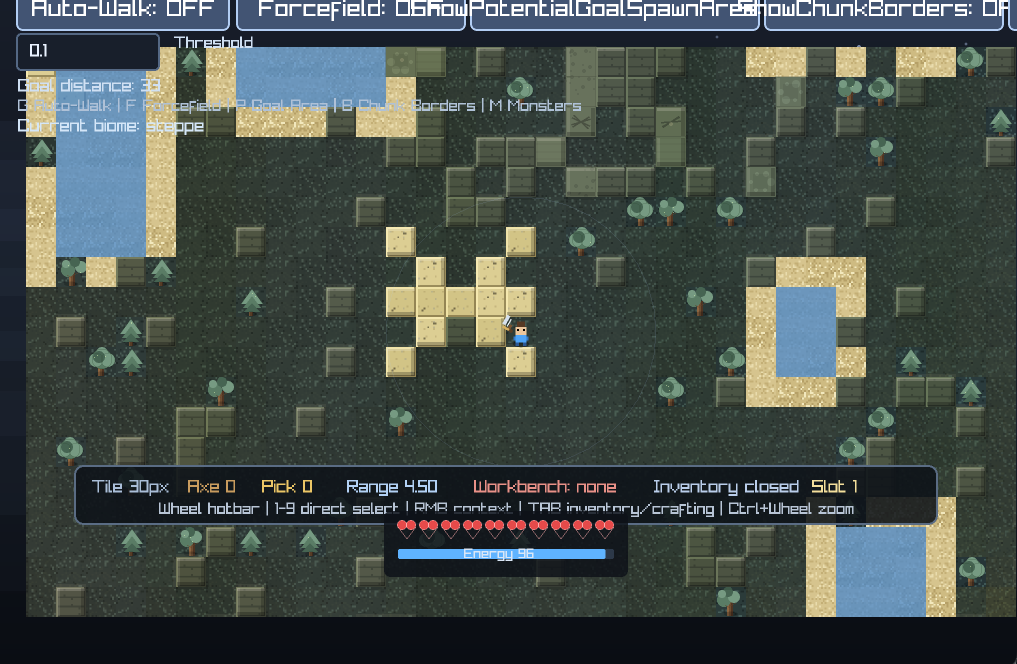
#> input picture docs/figures/fig_game_real.png, 2034 x 1328 px, found by its file name (shown at 1/2 size)
$ python postprocess_screenshots.py
#> lines starting #> are read from the running program, lines starting #| are printed output that depends on the picture
"""Nachbearbeitung realer Screenshots fuer die Dokumentation.

fig_game_real.png (C++-Client): Der obere Debug-Overlay-Streifen (Auto-Walk/
Forcefield-Buttons mit ueberlappenden Labels, Goal-Distance/Biome-Debugtext)
wird abgeschnitten -- er zeigt Entwickler-Debugoutput, nicht die reguläre
Spieler-UI -- und die HUD-Leiste (Werkzeuge, Leben, Energie) als vergroesserter
Callout unten angehaengt.

fig_livemap.png (Live-Dashboard): Die Karte des Agenten A0 wird als Callout
vergroessert, da alle vier Agenten-Minimaps im Original sehr klein sind.

Beide Callouts adressieren dieselbe Ursache: Der Text ist bei den in der
Dokumentation verwendeten Bildbreiten (0.72--0.9\\textwidth) sonst kaum lesbar.

Idempotent: liest immer vom Originalscreenshot in docs/figures_src/, nie vom
zuvor bereits nachbearbeiteten Ergebnis.
"""
import os
from PIL import Image, ImageDraw

FIG_DIR = "docs/figures"
SRC_DIR = "docs/figures_src"

HIGHLIGHT = (255, 196, 0)  # Amber-Gelb, stabil sichtbar auf Spiel- und UI-Grafik


def _compose_with_callout(base, box, scale, bg=(10, 12, 16), gap=26, margin=18):
    """Legt unter `base` einen vergroesserten, umrandeten Ausschnitt `box` an
    und verbindet beide mit Linien. Verbreitert die Leinwand, falls der
    Callout breiter als `base` wird."""
    bw, bh = base.size
    crop = base.crop(box)
    inset = crop.resize((int(crop.width * scale), int(crop.height * scale)), Image.LANCZOS)

    canvas_w = max(bw, inset.width + 2 * margin)
    canvas_h = bh + gap + inset.height + 2 * margin
    canvas = Image.new("RGB", (canvas_w, canvas_h), bg)

    base_x = (canvas_w - bw) // 2
    canvas.paste(base, (base_x, 0))

    draw = ImageDraw.Draw(canvas)
    box_abs = (box[0] + base_x, box[1], box[2] + base_x, box[3])
    draw.rectangle(box_abs, outline=HIGHLIGHT, width=5)

    inset_x = (canvas_w - inset.width) // 2
    inset_y = bh + gap
    canvas.paste(inset, (inset_x, inset_y))
    draw.rectangle(
        (inset_x - 3, inset_y - 3, inset_x + inset.width + 3, inset_y + inset.height + 3),
        outline=HIGHLIGHT, width=5,
    )
    draw.line((box_abs[0], box_abs[3], inset_x, inset_y), fill=HIGHLIGHT, width=2)
    draw.line((box_abs[2], box_abs[3], inset_x + inset.width, inset_y), fill=HIGHLIGHT, width=2)
    return canvas


def process_game_real():
    src_path = os.path.join(SRC_DIR, "fig_game_real.png")
    im = Image.open(src_path).convert("RGB")
#> im is the input picture: PIL image 2034x1328 RGB; mean R, G, B 67.8, 77.1, 72.7
    w, h = im.size
#> w = 2034; h = 1328

    # 1) Debug-Overlay oben abschneiden: zeigt Entwickler-Debugoutput
    #    (ueberlappende Button-Labels, Goal-Distance/Biome-Text), nicht die
    #    reguläre Spieler-UI.
    crop_top = int(round(270 / 1328 * h))
#> crop_top = 270
    world = im.crop((0, crop_top, w, h))
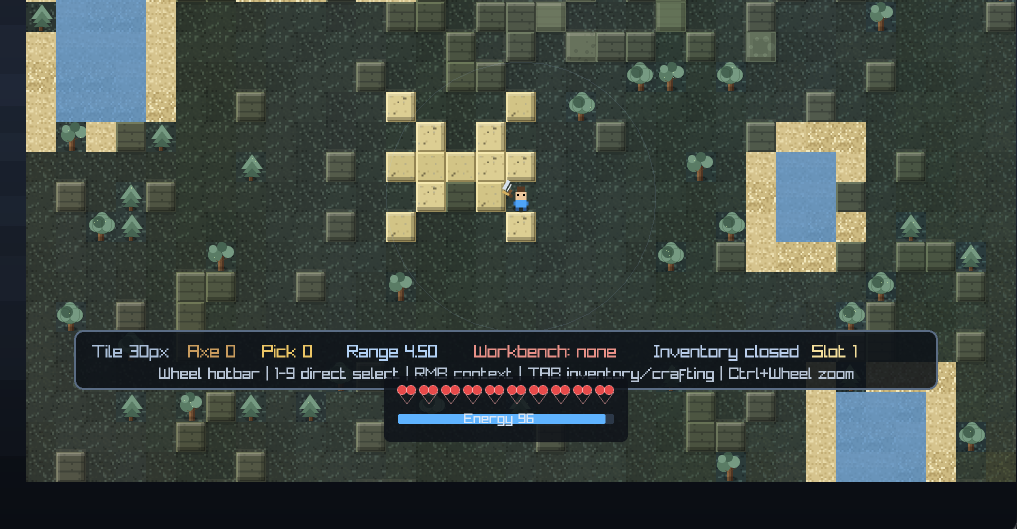
#> world: PIL image 2034x1058 RGB (shown at 1/2 size); mean R, G, B 61.9, 70.7, 64.6
    ww, wh = world.size
#> ww = 2034; wh = 1058

    # 2) HUD-Box (Werkzeuge/Leben/Energie) als Callout, Text ist bei
    #    Dokumentbreite (0.72\textwidth) sonst kaum lesbar.
    hud_box = (
        int(0.069 * ww), int(0.619 * wh),
        int(0.944 * ww), int(0.822 * wh),
    )
#> hud_box = (140, 654, 1920, 869)
    canvas = _compose_with_callout(world, hud_box, scale=1.4)
#> in _compose_with_callout, `inset = crop.resize((int(crop.width * scale), int(crop.height * scale)..`:
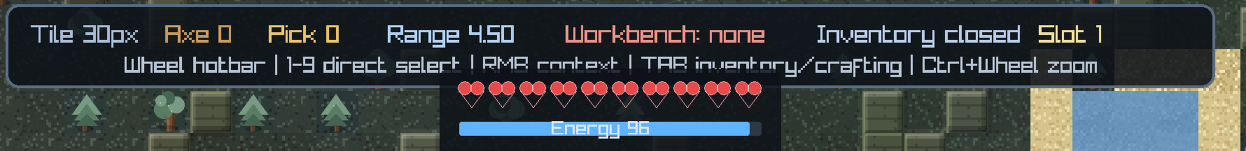
#> inset: PIL image 2492x301 RGB (shown at 1/2 size); mean R, G, B 57.5, 64, 65.8
#> in _compose_with_callout, `canvas.paste(inset, (inset_x, inset_y))`:
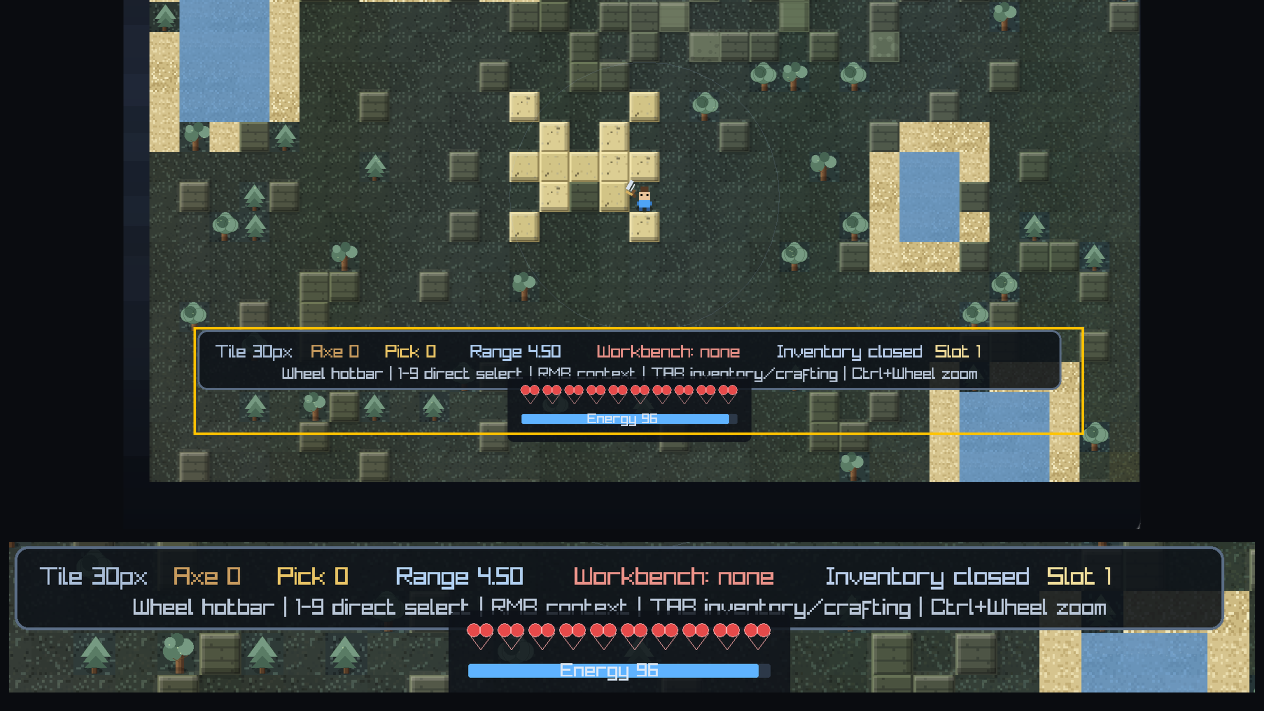
#> canvas: PIL image 2528x1421 RGB (shown at 1/2 size); mean R, G, B 52.1, 58.7, 55.2

    out_path = os.path.join(FIG_DIR, "fig_game_real.png")
    canvas.save(out_path)
    print(f"geschrieben: {out_path} ({canvas.size[0]}x{canvas.size[1]})")
#| geschrieben: docs/figures/fig_game_real.png (2528x1421)


def process_livemap():
    src_path = os.path.join(SRC_DIR, "fig_livemap.png")
    im = Image.open(src_path).convert("RGB")
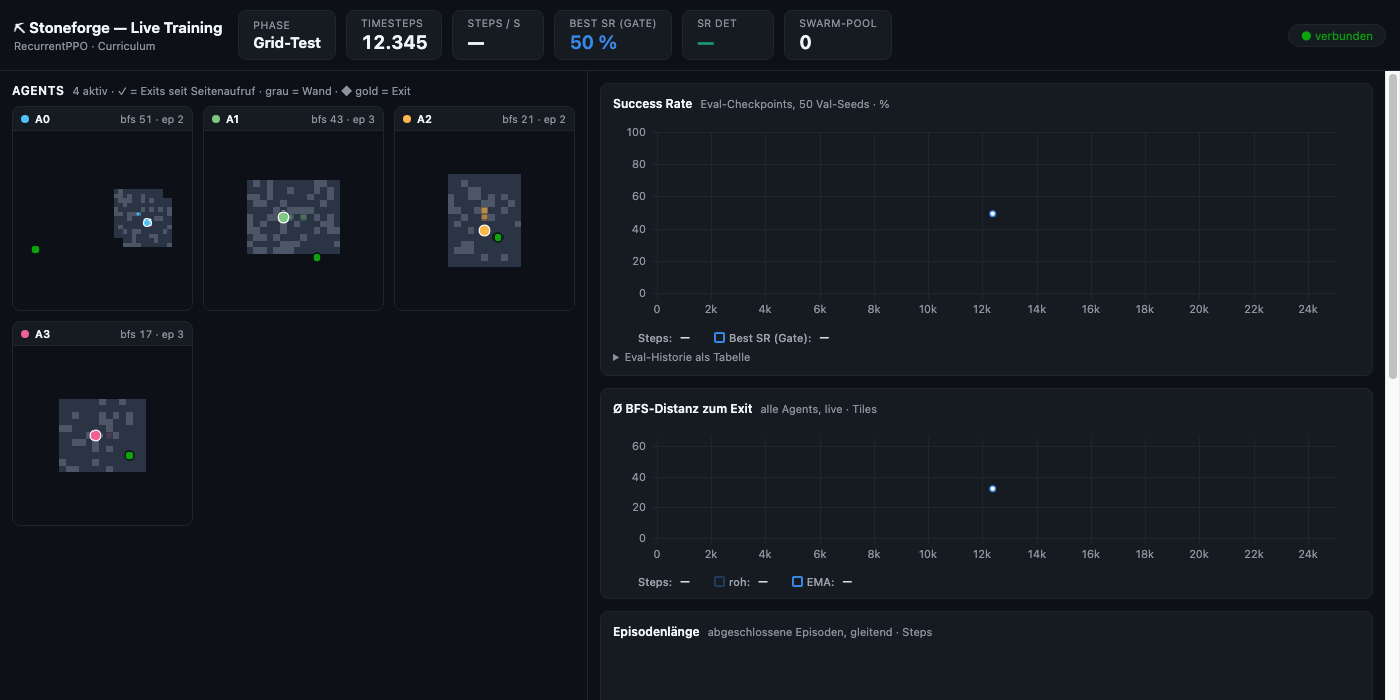
#> input picture docs/figures/fig_livemap.png, 1400 x 700 px, found by its file name
#> im is the input picture: PIL image 1400x700 RGB; mean R, G, B 22.8, 27.5, 34.2

    # Karte des Agenten A0 (Minimap + bfs/episode-Header) als Callout, da die
    # vier Agenten-Minimaps im Original sehr klein sind.
    card_box = (8, 100, 202, 312)
    canvas = _compose_with_callout(im, card_box, scale=1.9, bg=(6, 8, 12))
#> call 2 of _compose_with_callout, with box = (8, 100, 202, 312), scale = 1.9, bg = (6, 8, 12), gap = 26, margin = 18
#> in _compose_with_callout (call 2), `crop = base.crop(box)`:
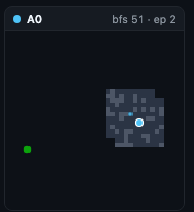
#> crop: PIL image 194x212 RGB; mean R, G, B 18.4, 23.3, 30.1
#> in _compose_with_callout (call 2), `canvas = Image.new("RGB", (canvas_w, canvas_h), bg)`:
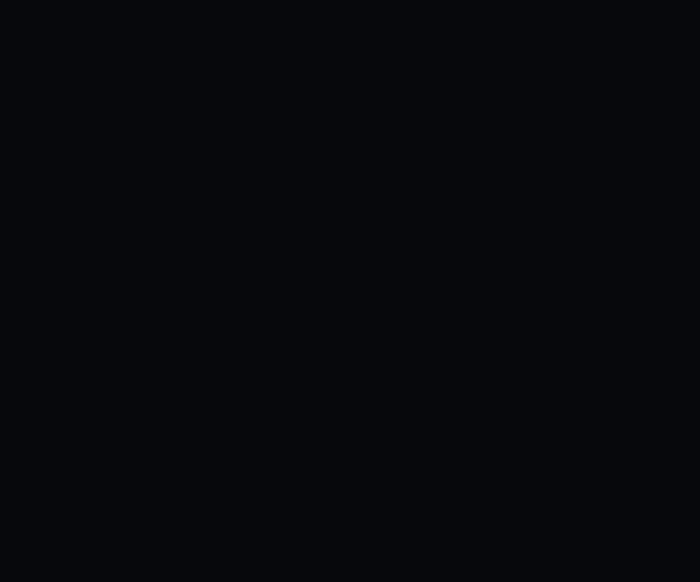
#> canvas: PIL image 1400x1164 RGB (shown at 1/2 size); mean R, G, B 6, 8, 12
#> in _compose_with_callout (call 2), `canvas.paste(inset, (inset_x, inset_y))`:
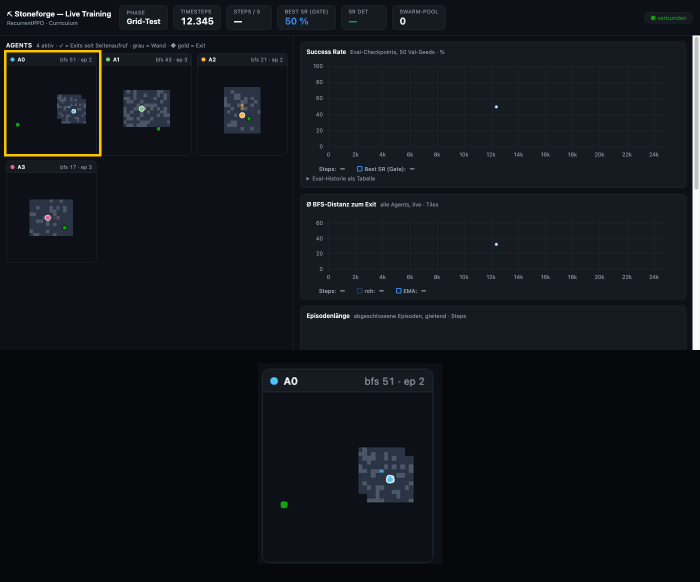
#> canvas: PIL image 1400x1164 RGB (shown at 1/2 size); mean R, G, B 17.8, 21.6, 26.9

    out_path = os.path.join(FIG_DIR, "fig_livemap.png")
    canvas.save(out_path)
    print(f"geschrieben: {out_path} ({canvas.size[0]}x{canvas.size[1]})")
#| geschrieben: docs/figures/fig_livemap.png (1400x1164)


if __name__ == "__main__":
    process_game_real()
    process_livemap()
